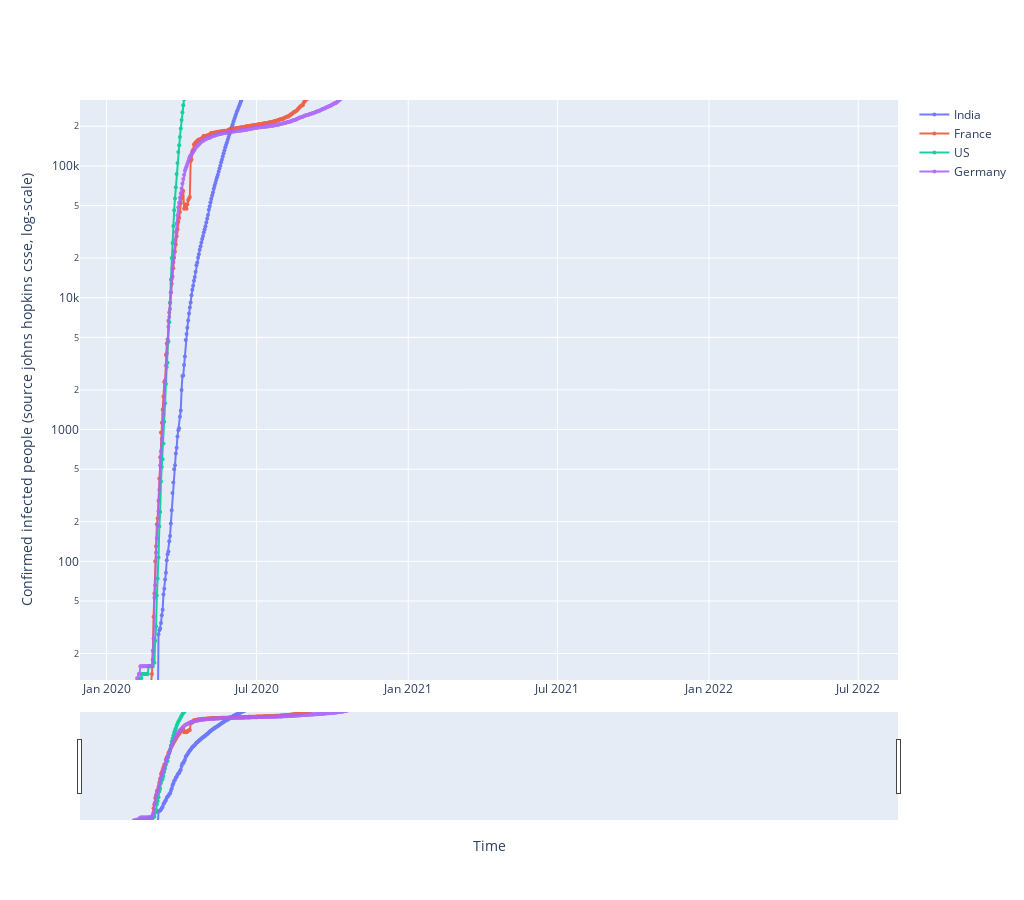

Here is the notebook cell this chart was saved with:
### Code cell
fig = go.Figure()
## defines how to plot the individual trace
for each in country_list:
    fig.add_trace(go.Scatter(x=df_plot.date,
                                y=df_plot[each],
                                mode='markers+lines',
                                opacity=0.9,
                                line_width=2,
                                marker_size=4, 
                                name=each
                                 )
                     )

## defines the overall layout properties
fig.update_layout(
    width=1024,
    height=900,
    xaxis_title="Time",
    yaxis_title="Confirmed infected people (source johns hopkins csse, log-scale)",
)
fig.update_yaxes(type="log",range=[1.1,5.5])


fig.update_layout(xaxis_rangeslider_visible=True)
#fig.show(renderer='chrome')
#fig.show()

### Figure 1 — Plotly figure (JSON) as saved in the notebook; plotly's stock layout.template omitted (floating-point values rounded to 4 significant figures; data arrays with more than 128 entries replaced by an {"elided": "..."} marker saying what was removed)
{"data": [{"line": {"width": 2}, "marker": {"size": 4}, "mode": "markers+lines", "name": "India", "opacity": 0.9, "type": "scatter", "x": {"elided": "887 str values"}, "y": {"elided": "887 int values"}}, {"line": {"width": 2}, "marker": {"size": 4}, "mode": "markers+lines", "name": "France", "opacity": 0.9, "type": "scatter", "x": {"elided": "887 str values"}, "y": {"elided": "887 int values"}}, {"line": {"width": 2}, "marker": {"size": 4}, "mode": "markers+lines", "name": "US", "opacity": 0.9, "type": "scatter", "x": {"elided": "887 str values"}, "y": {"elided": "887 int values"}}, {"line": {"width": 2}, "marker": {"size": 4}, "mode": "markers+lines", "name": "Germany", "opacity": 0.9, "type": "scatter", "x": {"elided": "887 str values"}, "y": {"elided": "887 int values"}}], "layout": {"height": 900, "width": 1024, "xaxis": {"rangeslider": {"visible": true}, "title": {"text": "Time"}}, "yaxis": {"range": [1.1, 5.5], "title": {"text": "Confirmed infected people (source johns hopkins csse, log-scale)"}, "type": "log"}}}
